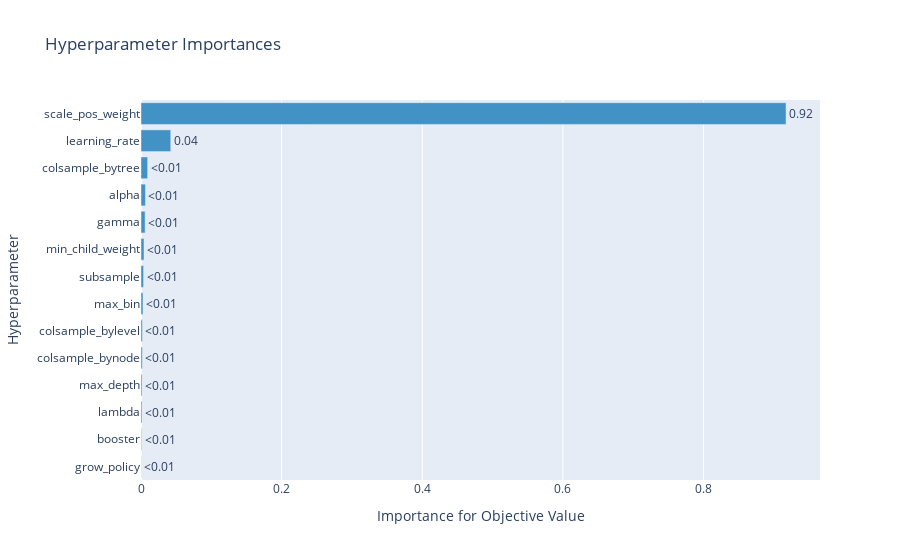

The notebook cell this image was saved under:
### Code cell
optuna.visualization.plot_param_importances(study)

### Figure 1 — Plotly figure (JSON) as saved in the notebook; plotly's stock layout.template omitted (floating-point values rounded to 4 significant figures)
{"data": [{"cliponaxis": false, "hovertemplate": ["grow_policy (CategoricalDistribution): 0.00026542355142643856<extra></extra>", "booster (CategoricalDistribution): 0.0007596437850741182<extra></extra>", "lambda (FloatDistribution): 0.0014260387294511116<extra></extra>", "max_depth (IntDistribution): 0.0014621883743722909<extra></extra>", "colsample_bynode (FloatDistribution): 0.0018729695296586097<extra></extra>", "colsample_bylevel (FloatDistribution): 0.0020091132287850225<extra></extra>", "max_bin (IntDistribution): 0.0028587737664550732<extra></extra>", "subsample (FloatDistribution): 0.003659080638350587<extra></extra>", "min_child_weight (FloatDistribution): 0.004312165674031727<extra></extra>", "gamma (FloatDistribution): 0.005855317967596097<extra></extra>", "alpha (FloatDistribution): 0.006345164670504974<extra></extra>", "colsample_bytree (FloatDistribution): 0.009472398017794946<extra></extra>", "learning_rate (FloatDistribution): 0.04231196021050692<extra></extra>", "scale_pos_weight (FloatDistribution): 0.9173897618559921<extra></extra>"], "marker": {"color": "rgb(66,146,198)"}, "orientation": "h", "text": ["<0.01", "<0.01", "<0.01", "<0.01", "<0.01", "<0.01", "<0.01", "<0.01", "<0.01", "<0.01", "<0.01", "<0.01", "0.04", "0.92"], "textposition": "outside", "type": "bar", "x": [0.0002654, 0.0007596, 0.001426, 0.001462, 0.001873, 0.002009, 0.002859, 0.003659, 0.004312, 0.005855, 0.006345, 0.009472, 0.04231, 0.9174], "y": ["grow_policy", "booster", "lambda", "max_depth", "colsample_bynode", "colsample_bylevel", "max_bin", "subsample", "min_child_weight", "gamma", "alpha", "colsample_bytree", "learning_rate", "scale_pos_weight"]}], "layout": {"showlegend": false, "title": {"text": "Hyperparameter Importances"}, "xaxis": {"title": {"text": "Importance for Objective Value"}}, "yaxis": {"title": {"text": "Hyperparameter"}}}}
